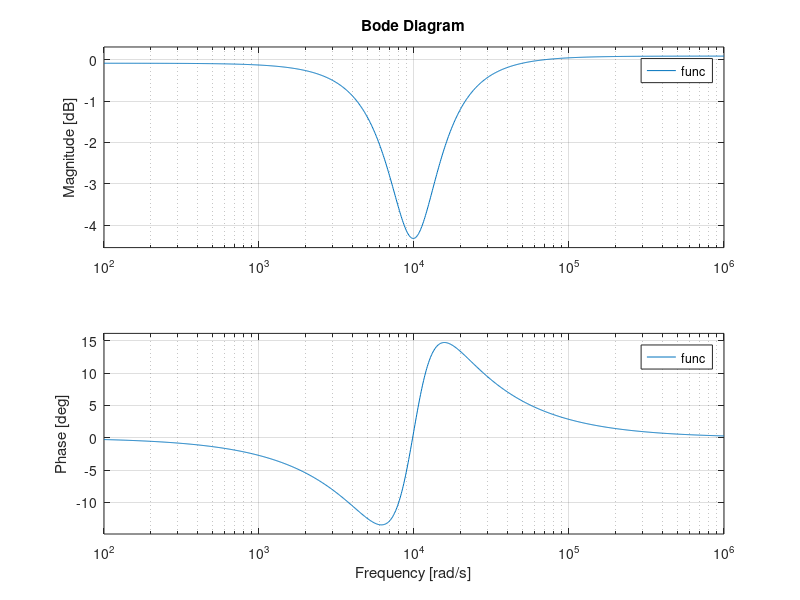

Write the MATLAB code that produced this figure.
close all;
R1=1e3;
R3=1e3;
R4=1e3;
R5=100e3;
R7=1e3;
R8=1e3;
R6=4e3;

A=1000e9;

C2=100e-9;
C6=100e-9;

Ra=R4*R8+R5*R8+R4*R5;

s=tf('s');
x1=((C2*R3*s)+1);
x2=(R1+2*R6+C6*R6*R7*s);
x3=Ra;

k=( R6*(R4*R5*R7+(R1*Ra)/A))/(R7*((Ra*(R1+2*R6))/A+R6*Ra-R5*R6*R8+(Ra*(R1+2*R6))/(A^2)));
w1=sqrt((R4*R5*R7+(R1*Ra)/A)/(C2*C6*R3*R7*(R1*Ra*(1+(1/A))-R4*R5*R7)));
w2=sqrt( ( (Ra*(R1+2*R6))/A+R6*Ra-R5*R6*R8+(Ra*(R1+2*R6))/(A^2))/(C2*R3*R6*R7*(Ra/A+C6*R5*R8+(C6*Ra)/(A^2))) );
q1= (R6*sqrt( (R4*R5*R7+(R1*Ra)/A)*(C2*C6*R3*R7*(R1*Ra*(1+1/A)-R4*R5*R7))))/(C2*R3*R4*R5*R6*R7-(R1+2*R6)*C2*R3*R4*R5*R7+R1*R6*Ra*((C6*R7+C2*R3)/A+C2*R3));
q2= ( sqrt( ((Ra*(R1+2*R6))/A+R6*Ra-R5*R6*R8+(Ra/(A^2))*(R1+2*R6) )*(C2*R3*R6*R7*(Ra/A+C6*R5*R8+(C6*Ra)/A))) )/( (C6*R6*R7*Ra+C2*R3*Ra*(R1+2*R6))/A+(R1+R6)*C2*R3*R5*R8+(Ra/(A^2))*(C2*R1*R3+2*C2*R3*R6+C6*R6*R7)) ;


num= ( (s/w1)^2 )+(s/(w1*q1))+1;
den= ( (s/w2)^2 )+(s/(w2*q2))+1;
func=k*(num/den);
bode(func)
